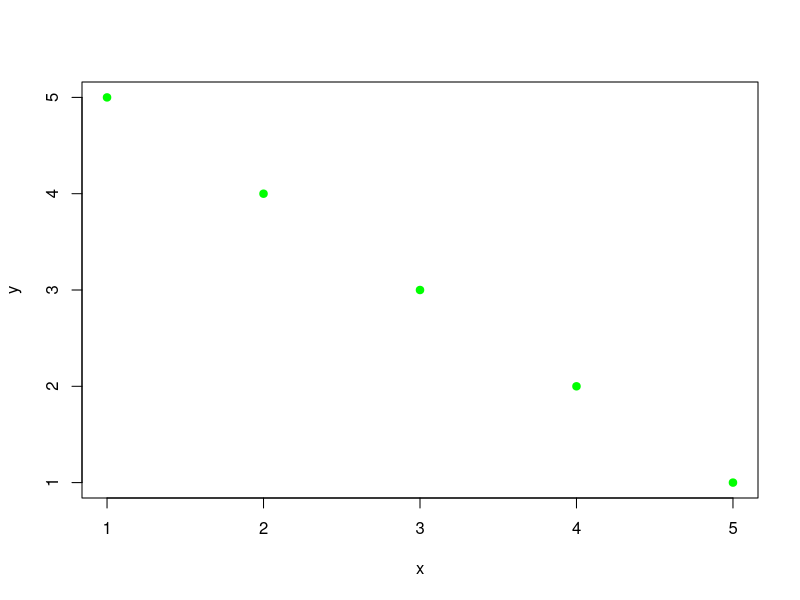
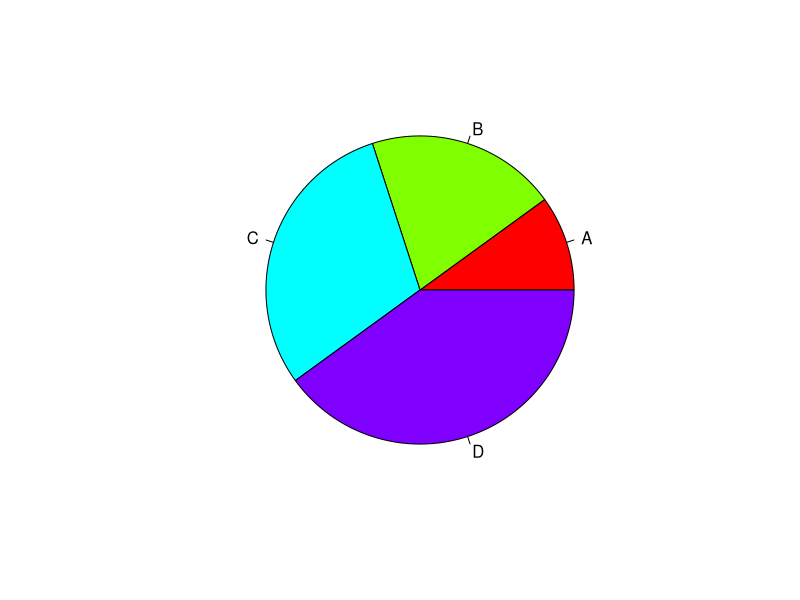
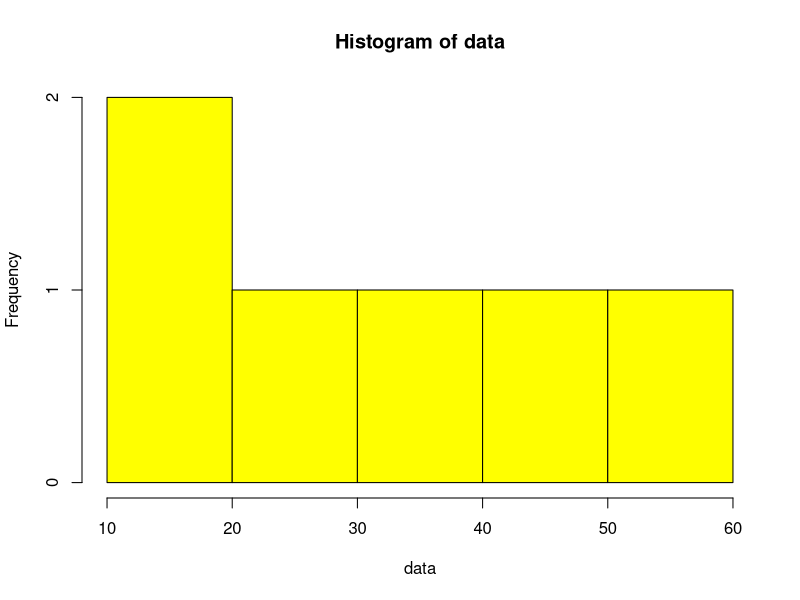

Write R code to recreate these figures, in order.
setwd("C:/Users/zahra/OneDrive/Documents/6007.r")
#scatter plot
x <- c(1,2,3,4,5)
y <- c(5,4,3,2,1)

plot(x,y,col="green",pch=19)

#pie chart
data <- c(10,20,30,40)
labels <- c("A","B","C","D")

pie(data, labels=labels, col=rainbow(4))

#Histogram
data <- c(10,20,30,40,50,60)

hist(data, col="yellow")
